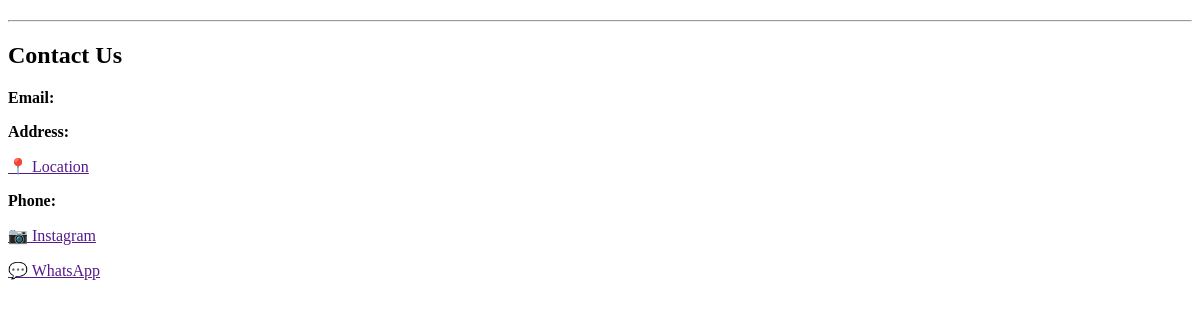
Before: /home/about_us with the older database file.
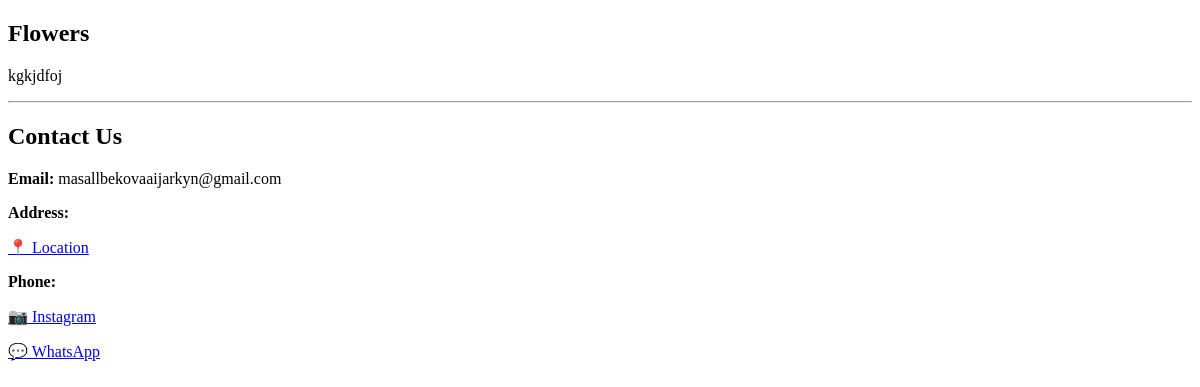
After: the same page with the newer database file.
### about_us/models.py (models this page shows, shortened)
class About_us(models.Model):
    title = models.CharField(max_length=50)
    desc = models.TextField()

class Contact(models.Model):
    email = models.EmailField()
    adres = models.CharField(max_length=100,blank=True,null=True)
    adres_url = models.URLField(blank=True,null=True)
    phone = models.CharField(max_length=100,blank=True,null=True)
    ins_url = models.URLField(blank=True,null=True)
    whats_url = models.URLField(blank=True,null=True)

### about_us/views.py (the view)
# urls.py: path('home/about_us',v.about_view),
def about_view(request):
    about = About_us.objects.first()
    contact = Contact.objects.first()
    return render(request, "about_list.html", {"about": about,
                                          "contact": contact})

### about_us/templates/about_list.html (shortened to what this page needs)
<!DOCTYPE html>
<html lang="en">
<head>
</head>
<body>
    <section>
        <h1>{{ about.title }}</h1>
        <p>{{ about.desc}}</p>
    </section>
    <hr>
    <section>
        <h2>Contact Us</h2>
        <p><strong>Email:</strong> {{ contact.email }}</p>
        <p><strong>Address:</strong> {{ contact.address }}</p>
        <p>
            <a href="{{ contact.adres_url }}" target="_blank">📍 Location</a>
        </p>
        <p><strong>Phone:</strong> {{ contact.phone_number }}</p>
        <p>
            <a href="{{ contact.ins_url }}" target="_blank">📷 Instagram</a>
        </p>
        <p>
            <a href="{{ contact.whats_url }}" target="_blank">💬 WhatsApp</a>
        </p>
    </section>
</body>
</html>

Changed rows visible on the page:
added About_us: title "Flowers", desc "kgkjdfoj"
added Contact: email "masallbekovaaijarkyn@gmail.com"
